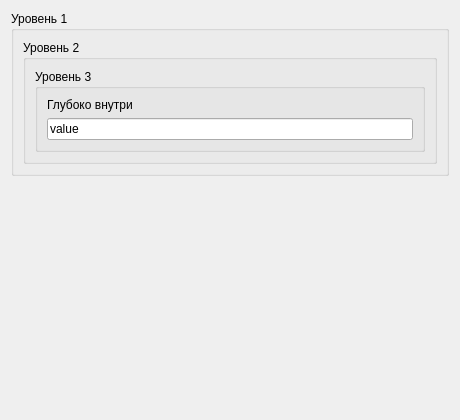
<?xml version="1.0" encoding="UTF-8"?>
<ui version="4.0"><class>Dialog</class><widget class="QDialog" name="Dialog"><property name="geometry"><rect><x>0</x><y>0</y><width>460</width><height>420</height></rect></property><property name="windowTitle"><string>#050 nested/135_group_in_group_in_group</string></property><layout class="QVBoxLayout" name="verticalLayout"><property name="leftMargin"><number>11</number></property><property name="topMargin"><number>11</number></property><property name="rightMargin"><number>11</number></property><property name="bottomMargin"><number>11</number></property><property name="spacing"><number>6</number></property><item><widget class="QGroupBox" name="g1"><property name="title"><string>Уровень 1</string></property><layout class="QVBoxLayout" name="g1Layout"><property name="leftMargin"><number>9</number></property><property name="topMargin"><number>9</number></property><property name="rightMargin"><number>9</number></property><property name="bottomMargin"><number>9</number></property><property name="spacing"><number>6</number></property><item><widget class="QGroupBox" name="g2"><property name="title"><string>Уровень 2</string></property><layout class="QVBoxLayout" name="g2Layout"><property name="leftMargin"><number>9</number></property><property name="topMargin"><number>9</number></property><property name="rightMargin"><number>9</number></property><property name="bottomMargin"><number>9</number></property><property name="spacing"><number>6</number></property><item><widget class="QGroupBox" name="g3"><property name="title"><string>Уровень 3</string></property><layout class="QVBoxLayout" name="g3Layout"><property name="leftMargin"><number>9</number></property><property name="topMargin"><number>9</number></property><property name="rightMargin"><number>9</number></property><property name="bottomMargin"><number>9</number></property><property name="spacing"><number>6</number></property><item><widget class="QLabel" name="l1"><property name="text"><string>Глубоко внутри</string></property></widget></item><item><widget class="QLineEdit" name="e1"><property name="text"><string>value</string></property></widget></item></layout></widget></item></layout></widget></item></layout></widget></item><item><spacer name="verticalSpacer"><property name="orientation"><enum>Qt::Orientation::Vertical</enum></property><property name="sizeHint" stdset="0"><size><width>40</width><height>20</height></size></property></spacer></item></layout></widget></ui>
